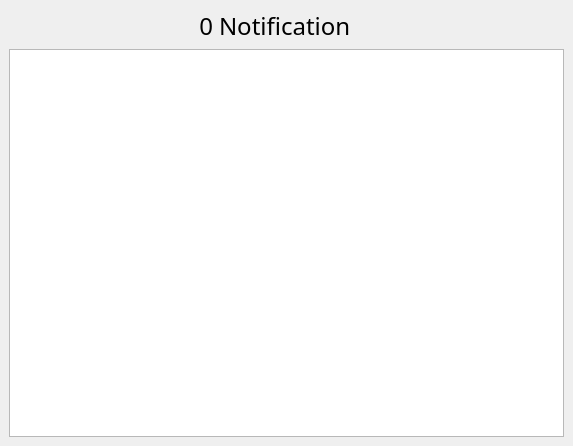
<?xml version="1.0" encoding="UTF-8"?>
<ui version="4.0">
 <class>MainWindow</class>
 <widget class="QMainWindow" name="MainWindow">
  <property name="geometry">
   <rect>
    <x>0</x>
    <y>0</y>
    <width>573</width>
    <height>446</height>
   </rect>
  </property>
  <property name="windowTitle">
   <string>MainWindow</string>
  </property>
  <property name="tabShape">
   <enum>QTabWidget::Rounded</enum>
  </property>
  <widget class="QWidget" name="centralwidget">
   <layout class="QVBoxLayout" name="verticalLayout_3">
    <item>
     <layout class="QHBoxLayout" name="header_layout" stretch="2,1,3,2">
      <item>
       <layout class="QVBoxLayout" name="spacer"/>
      </item>
      <item>
       <widget class="QLabel" name="notification_count_label">
        <property name="font">
         <font>
          <family>Sans Serif</family>
          <pointsize>18</pointsize>
         </font>
        </property>
        <property name="text">
         <string>0</string>
        </property>
        <property name="alignment">
         <set>Qt::AlignRight|Qt::AlignTrailing|Qt::AlignVCenter</set>
        </property>
       </widget>
      </item>
      <item>
       <widget class="QLabel" name="notification_label">
        <property name="font">
         <font>
          <family>Sans Serif</family>
          <pointsize>18</pointsize>
         </font>
        </property>
        <property name="text">
         <string>Notification</string>
        </property>
       </widget>
      </item>
      <item>
       <layout class="QHBoxLayout" name="button_layout">
        <property name="spacing">
         <number>0</number>
        </property>
        <item>
         <widget class="QPushButton" name="user_dialog_button">
          <property name="styleSheet">
           <string notr="true">QPushButton {
	padding-left: 0px;
	padding-right: 0px;
	padding-top: 8px;
	padding-bottom: 8px;
	margin: 0px;
}</string>
          </property>
          <property name="locale">
           <locale language="English" country="UnitedStates"/>
          </property>
          <property name="text">
           <string/>
          </property>
          <property name="icon">
           <iconset>
            <normaloff>../img/email.svg</normaloff>../img/email.svg</iconset>
          </property>
          <property name="iconSize">
           <size>
            <width>24</width>
            <height>24</height>
           </size>
          </property>
          <property name="checkable">
           <bool>false</bool>
          </property>
          <property name="flat">
           <bool>true</bool>
          </property>
         </widget>
        </item>
        <item>
         <widget class="QPushButton" name="query_dialog_button">
          <property name="styleSheet">
           <string notr="true">QPushButton {
	padding-left: 0px;
	padding-right: 0px;
	padding-top: 8px;
	padding-bottom: 8px;
	margin: 0px;
}</string>
          </property>
          <property name="text">
           <string/>
          </property>
          <property name="icon">
           <iconset>
            <normaloff>../img/list_add.svg</normaloff>../img/list_add.svg</iconset>
          </property>
          <property name="iconSize">
           <size>
            <width>24</width>
            <height>24</height>
           </size>
          </property>
          <property name="default">
           <bool>false</bool>
          </property>
          <property name="flat">
           <bool>true</bool>
          </property>
         </widget>
        </item>
       </layout>
      </item>
     </layout>
    </item>
    <item>
     <layout class="QVBoxLayout" name="list_view_layout">
      <item>
       <widget class="QListWidget" name="notification_list"/>
      </item>
     </layout>
    </item>
   </layout>
  </widget>
  <widget class="QMenuBar" name="menubar">
   <property name="geometry">
    <rect>
     <x>0</x>
     <y>0</y>
     <width>573</width>
     <height>22</height>
    </rect>
   </property>
  </widget>
 </widget>
 <resources/>
 <connections/>
</ui>
